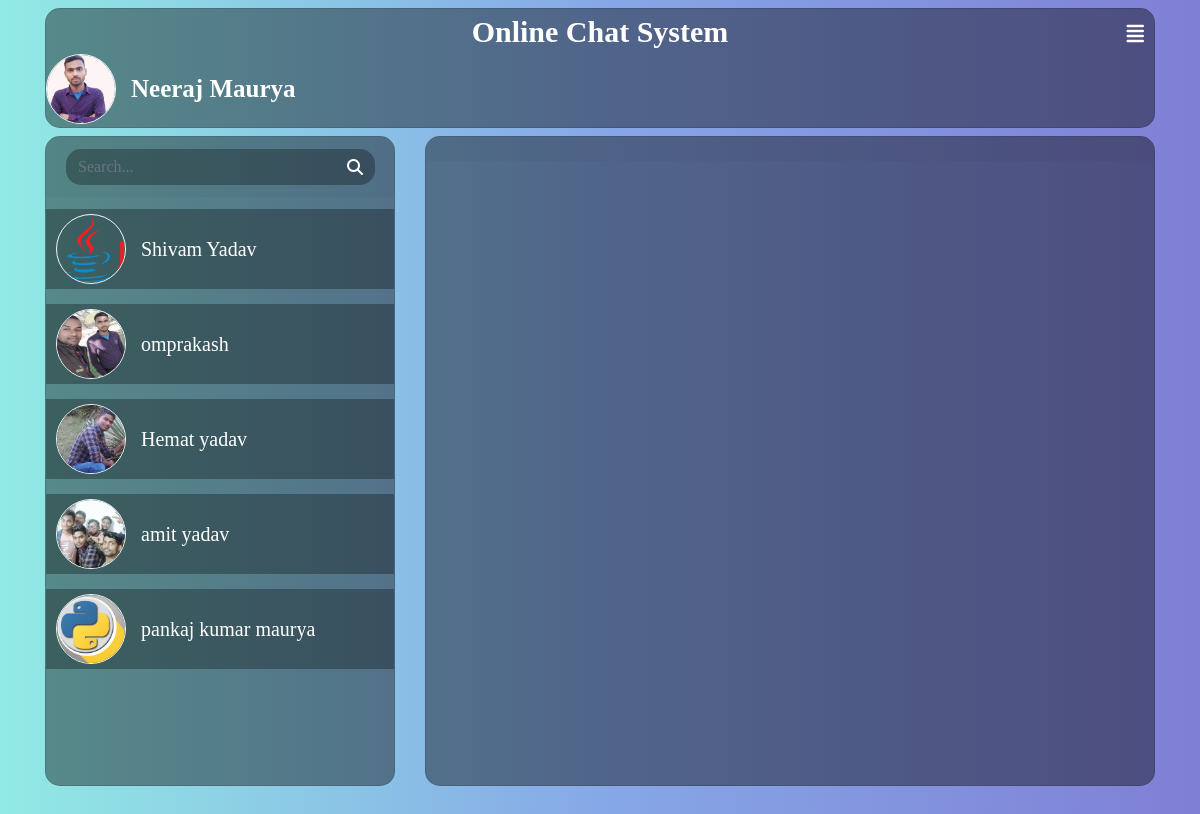
The page /homepage.php?email=nm@gmail.com (signed in) on the database its author committed.
### tables this page shows
CREATE TABLE `users` (
  `USER_ID` int(11) NOT NULL,
  `NAME` varchar(50) NOT NULL,
  `MOBILE` varchar(10) NOT NULL,
  `DOB` varchar(10) NOT NULL,
  `GENDER` varchar(10) NOT NULL,
  `COUNTRY` varchar(50) NOT NULL,
  `EMAIL` varchar(50) NOT NULL,
  `PASSWORD` varchar(50) NOT NULL,
  `UPLOADPIC` varchar(200) NOT NULL DEFAULT 'profile_default.png',
  `REG_DATE` varchar(20) NOT NULL DEFAULT current_timestamp()
);

CREATE TABLE `myfriend` (
  `MYID` int(11) NOT NULL,
  `USER_ID` varchar(11) NOT NULL,
  `FRIEND_ID` varchar(200) NOT NULL,
  `NAME` varchar(200) NOT NULL,
  `UPLOADPIC` varchar(200) NOT NULL,
  `ADD_DATE` date NOT NULL DEFAULT current_timestamp(),
  `STATUS` tinyint(1) NOT NULL DEFAULT 0
);

### homepage.php (the view, shortened to what this page needs)
<?php
include("include/header.php");
include("include/connection.php");
$email =$_SESSION['email'];
$select="select * from users where EMAIL='$email'";
$run =mysqli_query($con,$select);
$data=mysqli_fetch_assoc($run);
$fileAdd="fileupload/".$data['UPLOADPIC'];
$user_id = $data['USER_ID'];
$user_name = $data['NAME'];
?>
<div class="container h-100">
    <div class=" card my-2" style="height:120px;">
       <span class="text-center text-white" style="font-size:30px;">
           <b> Online Chat System</b>
        </span>
        <div class="d-flex bd-highlight">
            <div class="img_cont">
                <a href="changeprofile.php"><img src="<?php echo $fileAdd ?>" class="rounded-circle user_img"></a>
            </div>
            <div class="user_info">
                <span style="font-size:25px;"><b><?php echo $user_name; ?></b></span>
            </div>
        </div>
       <span id="action_menu_btn"><i class="fas fa-align-justify"></i></span>
    </div>
    <div class="row justify-content-center mb-5">
        <div class="col-md-4 col-xl-4 chat">
            <div class="card mb-sm-3 mb-md-0 contacts_card">
                <div class="card-header">
                    <div class="input-group">
                        <input type="text" placeholder="Search..." name="" class="form-control search">
                        <div class="input-group-prepend">
                            <span class="input-group-text search_btn"><i class="fas fa-search"></i></span>
                        </div>
                    </div>
                </div>
            <div class="card-body contacts_body">
                <ul class="contacts">
<?php
	$select ="select * from myfriend where USER_ID='$user_id'";
	$run =mysqli_query($con,$select);
	$row = mysqli_num_rows($run);
	if($row>0)
	{
		for($i=1;$i<=$row;$i++)
		{
			$data = mysqli_fetch_assoc($run);
?>
            <li class="active" onclick="show_header(<?php echo $data['FRIEND_ID'] ?>)">
                <div class="d-flex bd-highlight">
                    <div class="img_cont">
                        <img src="fileupload/<?php echo $data['UPLOADPIC'] ?>" class="rounded-circle user_img">
                    </div>
                    <div class="user_info">
                        <span><?php echo $data['NAME'] ?></span>
                    </div>
                </div>
            </li>
<?php
        }
	}
?>
                </ul>
            </div>
        </div>
    </div>
        <div class="col-md-8 col-xl-8 chat" id="chatbox">
            <div class="card">
                <div class="card-header msg_head" id="msg_head">
                </div>
                <div class="card-body msg_card_body">
                </div>
            </div>
        </div>
    </div>
</div>
<?php include"include/footer.php" ?>

### css/style.css (style rules this page uses)
body, html { height: 100%; margin: 0; background: #7F7FD5; background: -webkit-linear-gradient(to right, #91EAE4, #86A8E7, #7F7FD5); background: linear-gradient(to right, #91EAE4, #86A8E7, #7F7FD5); }
.chat { margin-top: auto; margin-bottom: auto; }
.card { height: 650px; border-radius: 15px !important; background-color: rgba(0, 0, 0, 0.4) !important; }
.contacts_body { padding: 0.75rem 0 !important; overflow-y: auto; white-space: nowrap; }
.msg_card_body { overflow-y: auto; }
.card-header { border-radius: 15px 15px 0 0 !important; border-bottom: 0 !important; }
.container { align-content: center; }
.search { border-radius: 15px 0 0 15px !important; background-color: rgba(0, 0, 0, 0.3) !important; border: 0 !important; color: white !important; }
.search_btn { border-radius: 0 15px 15px 0 !important; background-color: rgba(0, 0, 0, 0.3) !important; border: 0 !important; color: white !important; cursor: pointer; }
.contacts { list-style: none; padding: 0; }
.contacts li { width: 100% !important; padding: 5px 10px; margin-bottom: 15px !important; }
.active { background-color: rgba(0, 0, 0, 0.3); cursor: pointer; }
.user_img { height: 70px; width: 70px; border: 1.5px solid #f5f6fa; }
.img_cont { position: relative; height: 70px; width: 70px; }
.user_info { margin-top: auto; margin-bottom: auto; margin-left: 15px; }
.user_info span { font-size: 20px; color: white; }
.msg_head { position: relative; }
#action_menu_btn { position: absolute; right: 10px; top: 10px; color: white; cursor: pointer; font-size: 20px; }

### include/header.php (style rules this page uses)
* { font-family: cursive; }

### rows shown on the page
users: UPLOADPIC (picture), NAME "Neeraj Maurya"
myfriend: UPLOADPIC (picture), NAME "Shivam Yadav"
myfriend: UPLOADPIC (picture), NAME "omprakash"
myfriend: UPLOADPIC (picture), NAME "Hemat yadav"
myfriend: UPLOADPIC (picture), NAME "amit yadav"
myfriend: UPLOADPIC (picture), NAME "pankaj kumar maurya"
